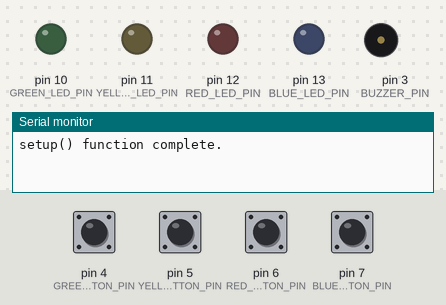
The sketch below on a simulated Arduino Uno, built with avr-gcc and run on an emulated ATmega328P. Parts: output pins drawn as LEDs (lit = HIGH), buzzer (waves = sounding), the last lines printed to the serial monitor. The inputs (shaded band) are chosen by the test bench; at power-on: pin 4 (GREEN_BUTTON_PIN), pin 5 (YELLOW_BUTTON_PIN), pin 6 (RED_BUTTON_PIN), pin 7 (BLUE_BUTTON_PIN) HIGH.

Above: at 1.2 s.
1.3 s: pin 4 (GREEN_BUTTON_PIN) pulled LOW for 0.25 s
At 1.75 s:
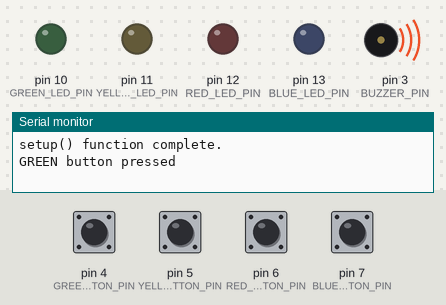
3.4 s: pin 5 (YELLOW_BUTTON_PIN) pulled LOW for 0.25 s
At 3.6 s:
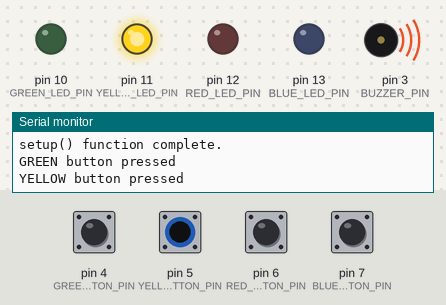
5.3 s: pin 6 (RED_BUTTON_PIN) pulled LOW for 0.25 s
At 5.5 s:
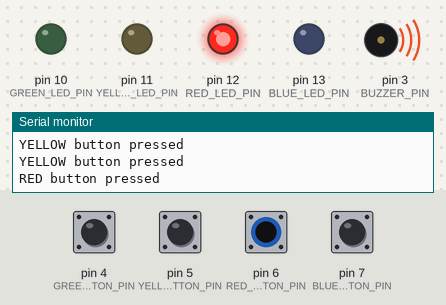
7.1 s: pin 7 (BLUE_BUTTON_PIN) pulled LOW for 0.25 s
At 7.3 s:
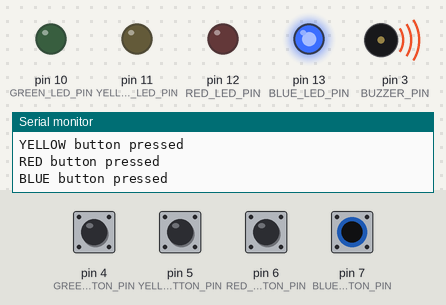
8.9 s: pin 4 (GREEN_BUTTON_PIN) driven LOW and pin 5 (YELLOW_BUTTON_PIN) driven LOW
At 10.1 s:
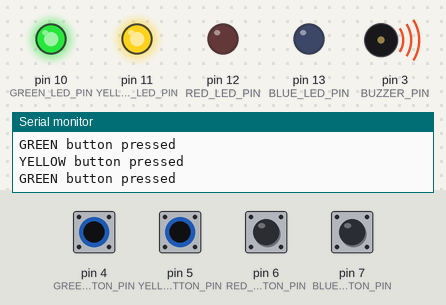
10.5 s: pin 6 (RED_BUTTON_PIN) pulled LOW for 1 s
At 11.4 s:
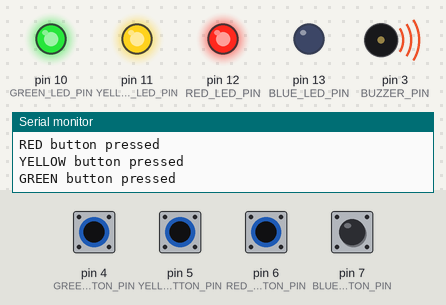
Timing chart, 0 to 13.5 s (numbered marks = the images above; inputs shaded):
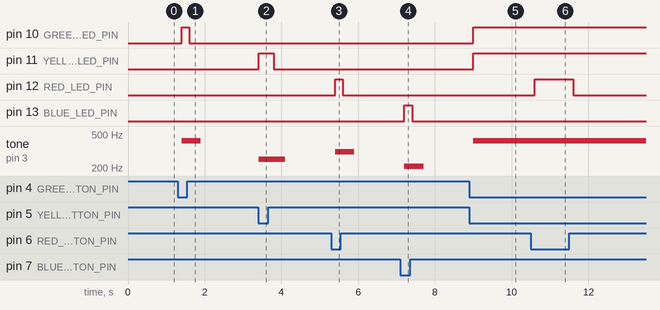

Measured:
- after the input at 1.3 s, pin 10 (GREEN_LED_PIN): LOW → HIGH after 0.10 s, → LOW 0.20 s later; tone on pin 3 (BUZZER_PIN): silent → 415 Hz after 0.10 s, → silent 0.50 s later
- after the input at 3.4 s, pin 11 (YELLOW_LED_PIN): LOW → HIGH at once, → LOW 0.40 s later; tone on pin 3 (BUZZER_PIN): silent → 252 Hz at once, → silent 0.70 s later
- after the input at 5.3 s, pin 12 (RED_LED_PIN): LOW → HIGH after 0.10 s, → LOW 0.20 s later; tone on pin 3 (BUZZER_PIN): silent → 310 Hz after 0.10 s, → silent 0.50 s later
- after the input at 7.1 s, pin 13 (BLUE_LED_PIN): LOW → HIGH after 0.10 s, → LOW 0.20 s later; tone on pin 3 (BUZZER_PIN): silent → 209 Hz after 0.10 s, → silent 0.50 s later
- after the input at 8.9 s, pin 10 (GREEN_LED_PIN), pin 11 (YELLOW_LED_PIN): LOW → HIGH after 0.10 s; tone on pin 3 (BUZZER_PIN): silent → 415 Hz after 0.10 s
- after the input at 10.5 s, pin 12 (RED_LED_PIN): LOW → HIGH after 0.11 s, → LOW 1.0 s later

The sketch:

simon_game.ino
```cpp
//////////////////////////////////////////////////////////////////////////
// DEFINES, MACROS, AND CONSTANTS
// * Define takes texts and expands it [Preprocesser (C/C++)]
// * Constant allows us to tell the type of something so the compiler knows more about it. Doesn't change.
//////////////////////////////////////////////////////////////////////////

 // pins for external inputs
 const int BLUE_BUTTON_PIN    = 7;
 const int RED_BUTTON_PIN     = 6;
 const int YELLOW_BUTTON_PIN  = 5;
 const int GREEN_BUTTON_PIN   = 4;

// pins for external output to LEDs
 const int BLUE_LED_PIN   = 13;
 const int RED_LED_PIN    = 12;
 const int YELLOW_LED_PIN = 11;
 const int GREEN_LED_PIN  = 10;

const int BUZZER_PIN = 3;

// tones (freq) for colors
const int BLUE_TONE = 209;
const int RED_TONE = 310;
const int YELLOW_TONE = 252;
const int GREEN_TONE = 415;


/////////////////////////////////////////////////////////////////////////////
// GLOBALS
/////////////////////////////////////////////////////////////////////////////


/////////////////////////////////////////////////////////////////////////////
// FUNCTIONS
/////////////////////////////////////////////////////////////////////////////


void setup() {    // put your setup code here, to run once:

// initialize output pins
pinMode(BLUE_LED_PIN, OUTPUT);
pinMode(RED_LED_PIN, OUTPUT);
pinMode(YELLOW_LED_PIN, OUTPUT);
pinMode(GREEN_LED_PIN, OUTPUT);

// initialize buzzer pin
pinMode(BUZZER_PIN, OUTPUT);


// initalizing input pins
pinMode(BLUE_BUTTON_PIN, INPUT);
pinMode(RED_BUTTON_PIN, INPUT);
pinMode(YELLOW_BUTTON_PIN, INPUT);
pinMode(GREEN_BUTTON_PIN, INPUT);

// initialize serial port
// baud rate = how many bits/s the communications happening at. 115k kilobits
Serial.begin( 115200 ); // C++ allows for multiple function overloaded w/ different parameter lists

// write to terminal
Serial.write("\n\rsetup() function complete.");

}

void loop() {   // Read the input pins

  // BLUE LED //////////

  // read button input
  if ( !digitalRead (BLUE_BUTTON_PIN) ) // ! = Boolean NOT. If digital read is 0..
  {
    digitalWrite(BLUE_LED_PIN, HIGH );

    // play tone on buzzer for this color, using freq from classic Simon
    tone(BUZZER_PIN, BLUE_TONE, 500);

    // write to terminal
    Serial.write("\nBLUE button pressed"); // \n = carriage return and line feed
  }
  else
  {
    // turn off LED
    digitalWrite(BLUE_LED_PIN, LOW );
  }
    // 5v going through anode (+), cathode (-), so HIGH turns on LED.

    // RED LED ///////////

    // read button input
  if ( !digitalRead (RED_BUTTON_PIN) ) // ! = Boolean NOT. If digital read is 0..
  {
    digitalWrite(RED_LED_PIN, HIGH );

    // play tone on buzzer for this color, using freq from classic Simon
    tone(BUZZER_PIN, RED_TONE, 500);

    // write to terminal
    Serial.write("\nRED button pressed"); // \n = carriage return and line feed
  }
  else
  {
    // turn off LED
    digitalWrite(RED_LED_PIN, LOW );
  }

  // YELLOW LED ///////////

  // read button input
  if ( !digitalRead (YELLOW_BUTTON_PIN) ) // ! = Boolean NOT. If digital read is 0..
  {
    digitalWrite(YELLOW_LED_PIN, HIGH );

    // play tone on buzzer for this color, using freq from classic Simon
    tone(BUZZER_PIN, YELLOW_TONE, 500);

    // write to terminal
    Serial.write("\nYELLOW button pressed"); // \n = carriage return and line feed
  }
  else
  {
    // turn off LED
    digitalWrite(YELLOW_LED_PIN, LOW );
  }

  // GREEN LED ///////////

  // read button input
  if ( !digitalRead (GREEN_BUTTON_PIN) ) // ! = Boolean NOT. If digital read is 0..
  {
    digitalWrite(GREEN_LED_PIN, HIGH );

    // play tone on buzzer for this color, using freq from classic Simon
    tone(BUZZER_PIN, GREEN_TONE, 500);

    // write to terminal
    Serial.write("\nGREEN button pressed"); // \n = carriage return and line feed
  }
  else
  {
    // turn off LED
    digitalWrite(GREEN_LED_PIN, LOW );
  }


delay(200);

}
```
